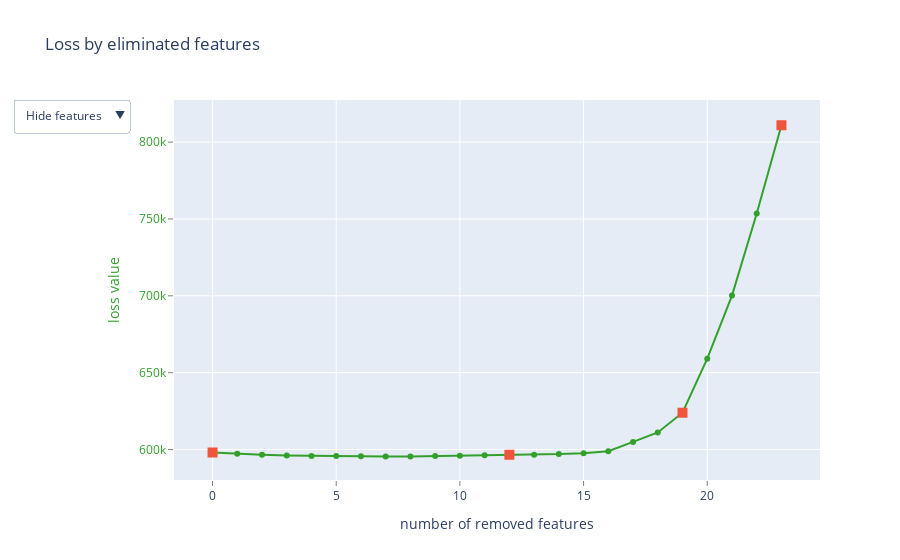

The notebook cell saved with this chart:
### Markdown cell above
### 3 шага

### Code cell
shap_summary = select_features(algorithm=EFeaturesSelectionAlgorithm.RecursiveByShapValues, steps=3)

### Figure 1 — Plotly figure (JSON) as saved in the notebook; plotly's stock layout.template omitted (floating-point values rounded to 4 significant figures)
{"data": [{"line": {"color": "rgb(51,160,44)"}, "mode": "lines+markers", "name": "", "text": ["", "total_kw", "g_lift", "kw13", "kw10", "kw12", "kw7", "kw5", "kw6", "kw11", "kw8", "kw2", "kw9", "kw4", "kw3", "n_photos", "kw1", "apartment_age", "rooms", "floor", "month", "build_tech", "street_id", "year"], "type": "scatter", "x": [0, 1, 2, 3, 4, 5, 6, 7, 8, 9, 10, 11, 12, 13, 14, 15, 16, 17, 18, 19, 20, 21, 22, 23], "y": [598100.0, 597200.0, 596500.0, 596100.0, 595900.0, 595700.0, 595600.0, 595500.0, 595500.0, 595700.0, 596000.0, 596300.0, 596600.0, 596700.0, 597000.0, 597700.0, 599000.0, 605000.0, 611100.0, 623900.0, 659100.0, 700100.0, 753500.0, 811000.0]}, {"marker": {"size": 10, "symbol": "square"}, "mode": "markers", "name": "", "text": ["", "kw9", "floor", "year"], "type": "scatter", "x": [0, 12, 19, 23], "y": [598100.0, 596600.0, 623900.0, 811000.0]}, {"mode": "text", "name": "", "text": ["", "25", "7", "21", "18", "20", "15", "13", "14", "19", "16", "10", "17", "12", "11", "8", "9", "26", "4", "2", "23", "1", "0", "22"], "textfont": {"color": "rgb(51,160,44)", "family": "sans serif", "size": 18}, "textposition": "bottom center", "type": "scatter", "visible": false, "x": [0, 1, 2, 3, 4, 5, 6, 7, 8, 9, 10, 11, 12, 13, 14, 15, 16, 17, 18, 19, 20, 21, 22, 23], "y": [598100.0, 597200.0, 596500.0, 596100.0, 595900.0, 595700.0, 595600.0, 595500.0, 595500.0, 595700.0, 596000.0, 596300.0, 596600.0, 596700.0, 597000.0, 597700.0, 599000.0, 605000.0, 611100.0, 623900.0, 659100.0, 700100.0, 753500.0, 811000.0]}, {"mode": "text", "name": "", "text": ["", "total_kw", "g_lift", "kw13", "kw10", "kw12", "kw7", "kw5", "kw6", "kw11", "kw8", "kw2", "kw9", "kw4", "kw3", "n_photos", "kw1", "apartment_age", "rooms", "floor", "month", "build_tech", "street_id", "year"], "textfont": {"color": "rgb(51,160,44)", "family": "sans serif", "size": 18}, "textposition": "bottom center", "type": "scatter", "visible": false, "x": [0, 1, 2, 3, 4, 5, 6, 7, 8, 9, 10, 11, 12, 13, 14, 15, 16, 17, 18, 19, 20, 21, 22, 23], "y": [598100.0, 597200.0, 596500.0, 596100.0, 595900.0, 595700.0, 595600.0, 595500.0, 595500.0, 595700.0, 596000.0, 596300.0, 596600.0, 596700.0, 597000.0, 597700.0, 599000.0, 605000.0, 611100.0, 623900.0, 659100.0, 700100.0, 753500.0, 811000.0]}], "layout": {"showlegend": false, "title": {"text": "Loss by eliminated features"}, "updatemenus": [{"active": 0, "buttons": [{"args": [{"visible": [true, true, false, false]}], "label": "Hide features", "method": "update"}, {"args": [{"visible": [true, true, true, false]}], "label": "Show indices", "method": "update"}, {"args": [{"visible": [true, true, false, true]}], "label": "Show names", "method": "update"}], "pad": {"r": 10, "t": 10}, "showactive": true, "x": -0.25, "xanchor": "left", "y": 1.03, "yanchor": "top"}], "xaxis": {"gridcolor": "rgb(255,255,255)", "showgrid": true, "showline": false, "showticklabels": true, "tickcolor": "rgb(127,127,127)", "ticks": "outside", "title": {"text": "number of removed features"}, "zeroline": false}, "yaxis": {"gridcolor": "rgb(255,255,255)", "showgrid": true, "showline": false, "showticklabels": true, "tickcolor": "rgb(127,127,127)", "tickfont": {"color": "rgb(51,160,44)"}, "ticks": "outside", "title": {"font": {"color": "rgb(51,160,44)"}, "text": "loss value"}, "zeroline": false}}}
